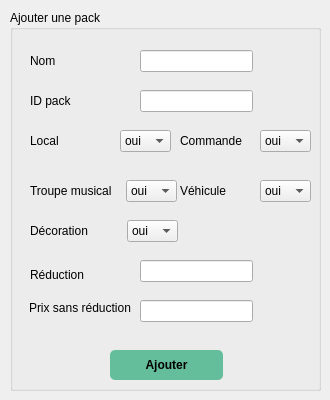
        <widget class="QWidget" name="tab">
         <attribute name="title">
          <string>Ajouter</string>
         </attribute>
         <widget class="QGroupBox" name="groupBox_4">
          <property name="geometry">
           <rect>
            <x>10</x>
            <y>10</y>
            <width>311</width>
            <height>381</height>
           </rect>
          </property>
          <property name="title">
           <string>Ajouter une pack</string>
          </property>
          <widget class="QLabel" name="label_4">
           <property name="geometry">
            <rect>
             <x>20</x>
             <y>40</y>
             <width>71</width>
             <height>21</height>
            </rect>
           </property>
           <property name="text">
            <string>Nom</string>
           </property>
          </widget>
          <widget class="QLineEdit" name="Nomp">
           <property name="geometry">
            <rect>
             <x>130</x>
             <y>40</y>
             <width>113</width>
             <height>22</height>
            </rect>
           </property>
          </widget>
          <widget class="QLabel" name="label_5">
           <property name="geometry">
            <rect>
             <x>20</x>
             <y>120</y>
             <width>71</width>
             <height>21</height>
            </rect>
           </property>
           <property name="text">
            <string>Local</string>
           </property>
          </widget>
          <widget class="QLineEdit" name="reductionp">
           <property name="geometry">
            <rect>
             <x>130</x>
             <y>250</y>
             <width>113</width>
             <height>22</height>
            </rect>
           </property>
          </widget>
          <widget class="QLabel" name="labdateH_2">
           <property name="geometry">
            <rect>
             <x>20</x>
             <y>170</y>
             <width>101</width>
             <height>21</height>
            </rect>
           </property>
           <property name="text">
            <string>Troupe musical</string>
           </property>
          </widget>
          <widget class="QLabel" name="labheureM_2">
           <property name="geometry">
            <rect>
             <x>20</x>
             <y>240</y>
             <width>111</width>
             <height>50</height>
            </rect>
           </property>
           <property name="text">
            <string>Réduction</string>
           </property>
          </widget>
          <widget class="QLabel" name="Avancelabel_2">
           <property name="geometry">
            <rect>
             <x>19</x>
             <y>272</y>
             <width>111</width>
             <height>51</height>
            </rect>
           </property>
           <property name="text">
            <string>Prix sans réduction </string>
           </property>
          </widget>
          <widget class="QPushButton" name="Ajouter_Pack">
           <property name="geometry">
            <rect>
             <x>100</x>
             <y>340</y>
             <width>113</width>
             <height>30</height>
            </rect>
           </property>
           <property name="toolTip">
            <string comment="jj" extracomment="all"/>
           </property>
           <property name="toolTipDuration">
            <number>7</number>
           </property>
           <property name="whatsThis">
            <string extracomment="whatsthis"/>
           </property>
           <property name="styleSheet">
            <string notr="true">QPushButton {
padding: 5px;
border-radius: 5px;
background-color:rgb(101, 190, 155);
font-weight: bold;
}
QPushButton:hover
{
color :white;
}



</string>
           </property>
           <property name="text">
            <string>Ajouter</string>
           </property>
          </widget>
          <widget class="QLabel" name="label_6">
           <property name="geometry">
            <rect>
             <x>20</x>
             <y>80</y>
             <width>71</width>
             <height>21</height>
            </rect>
           </property>
           <property name="text">
            <string>ID pack</string>
           </property>
          </widget>
          <widget class="QLineEdit" name="idp">
           <property name="geometry">
            <rect>
             <x>130</x>
             <y>80</y>
             <width>113</width>
             <height>22</height>
            </rect>
           </property>
          </widget>
          <widget class="QLineEdit" name="prixp">
           <property name="geometry">
            <rect>
             <x>130</x>
             <y>290</y>
             <width>113</width>
             <height>22</height>
            </rect>
           </property>
          </widget>
          <widget class="QLabel" name="label_7">
           <property name="geometry">
            <rect>
             <x>170</x>
             <y>120</y>
             <width>71</width>
             <height>21</height>
            </rect>
           </property>
           <property name="text">
            <string>Commande</string>
           </property>
          </widget>
          <widget class="QLabel" name="label_8">
           <property name="geometry">
            <rect>
             <x>170</x>
             <y>170</y>
             <width>71</width>
             <height>21</height>
            </rect>
           </property>
           <property name="text">
            <string>Véhicule</string>
           </property>
          </widget>
          <widget class="QLabel" name="labdateH_3">
           <property name="geometry">
            <rect>
             <x>20</x>
             <y>210</y>
             <width>101</width>
             <height>21</height>
            </rect>
           </property>
           <property name="text">
            <string>Décoration</string>
           </property>
          </widget>
          <widget class="QComboBox" name="comboBoxLA">
           <property name="geometry">
            <rect>
             <x>110</x>
             <y>120</y>
             <width>51</width>
             <height>22</height>
            </rect>
           </property>
           <item>
            <property name="text">
             <string>oui</string>
            </property>
           </item>
           <item>
            <property name="text">
             <string>non</string>
            </property>
           </item>
          </widget>
          <widget class="QComboBox" name="comboBoxCA">
           <property name="geometry">
            <rect>
             <x>250</x>
             <y>120</y>
             <width>51</width>
             <height>22</height>
            </rect>
           </property>
           <item>
            <property name="text">
             <string>oui</string>
            </property>
           </item>
           <item>
            <property name="text">
             <string>non</string>
            </property>
           </item>
          </widget>
          <widget class="QComboBox" name="comboBoxVA">
           <property name="geometry">
            <rect>
             <x>250</x>
             <y>170</y>
             <width>51</width>
             <height>22</height>
            </rect>
           </property>
           <item>
            <property name="text">
             <string>oui</string>
            </property>
           </item>
           <item>
            <property name="text">
             <string>non</string>
            </property>
           </item>
          </widget>
          <widget class="QComboBox" name="comboBoxTA">
           <property name="geometry">
            <rect>
             <x>116</x>
             <y>170</y>
             <width>51</width>
             <height>22</height>
            </rect>
           </property>
           <item>
            <property name="text">
             <string>oui</string>
            </property>
           </item>
           <item>
            <property name="text">
             <string>non</string>
            </property>
           </item>
          </widget>
          <widget class="QComboBox" name="comboBoxDA">
           <property name="geometry">
            <rect>
             <x>117</x>
             <y>210</y>
             <width>51</width>
             <height>22</height>
            </rect>
           </property>
           <item>
            <property name="text">
             <string>oui</string>
            </property>
           </item>
           <item>
            <property name="text">
             <string>non</string>
            </property>
           </item>
          </widget>
         </widget>
        </widget>
